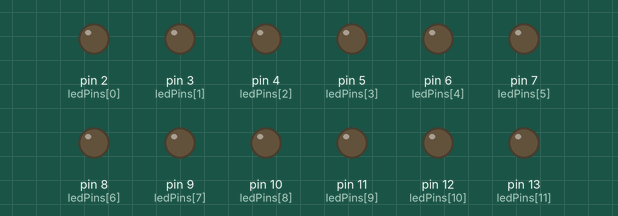
This sketch was run on a simulated Arduino Uno, built with avr-gcc and run on an emulated ATmega328P. Shown: output pins drawn as LEDs (lit = HIGH).

Above: at 0.1 s.
At 31.0 s:
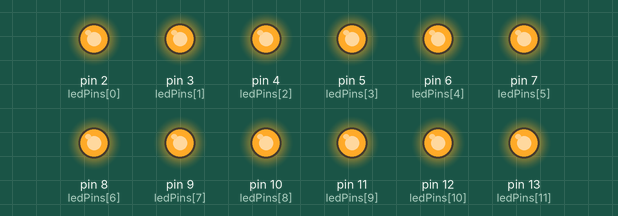
Timing chart, 0 to 32.7 s (numbered marks = the images above):
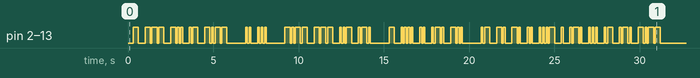

The sketch:

text_to_morse_code.ino
```cpp
int ledPins[] = {2,3,4,5,6,7,8,9,10,11,12,13};

String morseCodeAlphabet[] ={".-","-...","-.-.","-..",".","..-.","--.","....",".."
,".---","-.-",".-..","--","-.","---",".--.","--.-",".-.","...","-","..-"
,"...-",".--","-..-","-.--","--.."};


/*
Assume dot length= 100ms;
Dash length = Dot length x 3

Pause between elements = Dot length

Pause between characters =Dot length x 3

Pause between words = Dot length x 7


**/


void setup() {
  // put your setup code here, to run once:
  int index;
for(index = 0; index <12; index++)

{

pinMode(ledPins[index],OUTPUT);

}

TranslateToMorseCode("today is your third anniversary");
}


void loop() {
  // put your main code here, to run repeatedly:

}

void TranslateToMorseCode(String message)

{

int delayTime = 100;
//Turns on all LEDs
 for(int j=0; j<message.length(); j++ ){

 char letter = message.charAt(j);
 if(!isSpace(letter)){

 //dalay between letters
 for(int i = 0; i <12; i++){
digitalWrite(ledPins[i], LOW);
}
delay(delayTime*3); //wait delayTime milliseconds


 String morseCode = letterToCode(letter);
 for(int k=0;k<morseCode.length();k++){
   char code = morseCode.charAt(k);
   int  codeTime=1;
   if(code=='-'){
    codeTime=3;
    }else{
       codeTime=1;
      }
for(int i = 0; i <12; i++){
digitalWrite(ledPins[i], HIGH);
}
delay(delayTime*codeTime); //wait delayTime milliseconds

// turn all the LEDs off:

for(int i = 0; i <12; i++){
digitalWrite(ledPins[i], LOW);
}
delay(delayTime); //wait delayTime milliseconds
}

 }else{
  // new word dalay

for(int i = 0; i <12; i++){
digitalWrite(ledPins[i], LOW);
}
delay(delayTime*7); //wait delayTime milliseconds
  }

}// end message for loop
}


String letterToCode(char letter){
  return morseCodeAlphabet[letter-97];
  }
```
